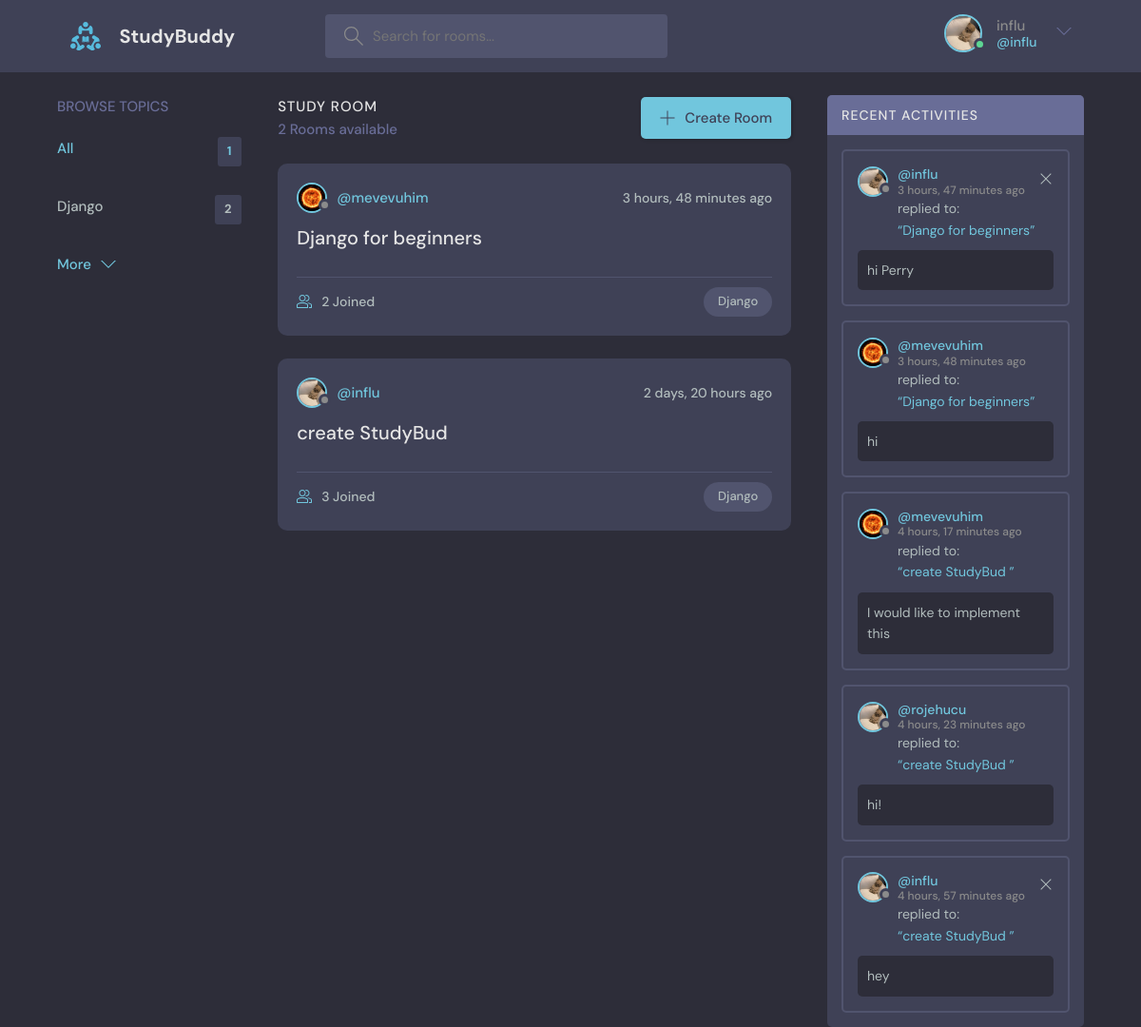
/ (signed in), run on the app's committed database.
### base/models.py (models this page shows)
class User(AbstractUser):
    name = models.CharField(max_length=200, null=True)
    email = models.EmailField(unique=True)
    bio = models.TextField(null=True)
    avatar = models.ImageField(null=True, default='avatar.svg')
    USERNAME_FIELD= 'email'
    REQUIRED_FIELDS = []

class Topic(models.Model):
    name = models.CharField(max_length=200)
    def __str__(self):
        return self.name

class Room(models.Model):
    host = models.ForeignKey(User, on_delete=models.SET_NULL, null=True)
    topic = models.ForeignKey(Topic, on_delete=models.SET_NULL, null=True)
    name = models.CharField(max_length=200)
    description = models.TextField(null=True, blank=True)
    participants = models.ManyToManyField(User, related_name='participants', blank=True)
    updated = models.DateTimeField(auto_now=True)
    created = models.DateTimeField(auto_now_add=True)
    class Meta:
        ordering = ['-updated', '-created']
    def __str__(self):
        return str(self.name)

class Message(models.Model):
    user = models.ForeignKey(User, on_delete=models.CASCADE)
    room = models.ForeignKey(Room, on_delete=models.CASCADE)
    body = models.TextField()
    update = models.DateTimeField(auto_now=True)
    created = models.DateTimeField(auto_now_add=True)
    class Meta:
        ordering = ['-created']
    def __str__(self):
        return self.body[0:50]

### base/views.py (the view)
# urls.py: path("", views.home, name="home"),
def home(request):
    q = request.GET.get('q') if request.GET.get('q') else ''
    rooms = Room.objects.filter(
        Q(topic__name__icontains=q) |
        Q(name__icontains=q) |
        Q(description__icontains=q)
    )
    topics = Topic.objects.all()[0:5]
    room_count = rooms.count()
    room_messages = Message.objects.filter(Q(room__topic__name__icontains=q))
    context = {'rooms': rooms, 'topics': topics,
               'room_count': room_count, 'room_messages': room_messages}
    return render(request, "base/home.html", context)

### base/templates/base/home.html (shortened to what this page needs)
{% extends 'main.html' %} {% block content %}
<main class="layout layout--3">
  <div class="container">
    {% include 'base/topics_component.html' %}
    <div class="roomList">
      <div class="roomList__header">
        <div>
          <h2>Study Room</h2>
          <p>{{room_count}} Rooms available</p>
        </div>
        <a class="btn btn--main" href="{% url 'create-room' %}">
          <svg
            version="1.1"
            xmlns="http://www.w3.org/2000/svg"
            width="32"
            height="32"
            viewBox="0 0 32 32"
          >
            <title>add</title>
            <path
              d="M16.943 0.943h-1.885v14.115h-14.115v1.885h14.115v14.115h1.885v-14.115h14.115v-1.885h-14.115v-14.115z"
            ></path>
          </svg>
          Create Room
        </a>
      </div>
      {% include 'base/feed_component.html' %}
    </div>
    {% include 'base/activity_component.html' %}
  </div>
</main>
{% endblock content %}

### templates/navbar.html (shortened to what this page needs)
{% load static %}
<header class="header header--loggedIn">
  <div class="container">
    <a href="{% url 'home' %}" class="header__logo">
      <img src="{% static 'images/logo.svg' %}" />
      <h1>StudyBuddy</h1>
    </a>
    <form class="header__search" method="GET" action="{% url 'home' %}">
      <label>
        <input name="q" placeholder="Search for rooms..." />
      </label>
    </form>
    <nav class="header__menu">
      {% if request.user.is_authenticated %}
      <div class="header__user">
        <a href="{% url 'user-profile' request.user.id %}">
          <div class="avatar avatar--medium active">
            <img src="{{request.user.avatar.url}}" />
          </div>
          <p>{{request.user.name}} <span>@{{request.user.username}}</span></p>
        </a>
        <button class="dropdown-button">
          <svg
            version="1.1"
            xmlns="http://www.w3.org/2000/svg"
            width="32"
            height="32"
            viewBox="0 0 32 32"
          >
            <title>chevron-down</title>
            <path d="M16 21l-13-13h-3l16 16 16-16h-3l-13 13z"></path>
          </svg>
        </button>
      </div>
      {% else %}
      <a href="{% url 'login' %}">
        <img src="static/images/avatar.svg" />
        <p>Login</p>
      </a>
      {% endif %}
    </nav>
  </div>
</header>

### base/templates/base/topics_component.html
<div class="topics">
  <div class="topics__header">
    <h2>Browse Topics</h2>
  </div>
  <ul class="topics__list">
    <li>
      <a href="{%url 'home'%}" class="active"
        >All <span>{{topics.count}}</span></a
      >
    </li>
    {% for topic in topics%}
    <li>
      <a href="{%url 'home'%}?q={{topic.name}}"
        >{{topic}} <span>{{topic.room_set.all.count}}</span></a
      >
    </li>
    {% endfor %}
  </ul>
  <a class="btn btn--link" href="{%url 'topics'%}">
    More
    <svg
      version="1.1"
      xmlns="http://www.w3.org/2000/svg"
      width="32"
      height="32"
      viewBox="0 0 32 32"
    >
      <title>chevron-down</title>
      <path d="M16 21l-13-13h-3l16 16 16-16h-3l-13 13z"></path>
    </svg>
  </a>
</div>

### base/templates/base/feed_component.html (shortened to what this page needs)
{% for room in rooms %}
<div class="roomListRoom">
  <div class="roomListRoom__header">
    <a href="{%url 'user-profile' room.host.id %}" class="roomListRoom__author">
      <div class="avatar avatar--small">
        <img src="{{ room.host.avatar.url }}" />
      </div>
      <span>@{{room.host.username}}</span>
    </a>
    <div class="roomListRoom__actions">
      <span>{{room.created | timesince }} ago</span>
    </div>
  </div>
  <div class="roomListRoom__content">
    <a href="{% url 'room' room.id %}">{{room.name}}</a>
  </div>
  <div class="roomListRoom__meta">
    <a href="{% url 'room' room.id %}" class="roomListRoom__joined">
      {{room.participants.all.count}} Joined
    </a>
    <p class="roomListRoom__topic">{{room.topic.name}}</p>
  </div>
</div>
{% endfor %}

### base/templates/base/activity_component.html
<div class="activities">
  <div class="activities__header">
    <h2>Recent Activities</h2>
  </div>
  {% for room_message in room_messages %}
  <div class="activities__box">
    <div class="activities__boxHeader roomListRoom__header">
      <a
        href="{% url 'user-profile' room_message.user.id %}"
        class="roomListRoom__author"
      >
        <div class="avatar avatar--small">
          <img src="{{room_message.user.avatar.url}}" />
        </div>
        <p>
          @{{room_message.user.username}}
          <span>{{room_message.created | timesince}} ago</span>
        </p>
      </a>
      {% if request.user == room_message.user %}
      <div class="roomListRoom__actions">
        <a href="{% url 'delete-message' room_message.id %}">
          <svg
            version="1.1"
            xmlns="http://www.w3.org/2000/svg"
            width="32"
            height="32"
            viewBox="0 0 32 32"
          >
            <title>remove</title>
            <path
              d="M27.314 6.019l-1.333-1.333-9.98 9.981-9.981-9.981-1.333 1.333 9.981 9.981-9.981 9.98 1.333 1.333 9.981-9.98 9.98 9.98 1.333-1.333-9.98-9.98 9.98-9.981z"
            ></path>
          </svg>
        </a>
      </div>
      {% endif %}
    </div>
    <div class="activities__boxContent">
      <p>
        replied to:
        <a href="{% url 'room' room_message.room.id %}"
          >“{{room_message.room}}”</a
        >
      </p>
      <div class="activities__boxRoomContent">{{room_message}}</div>
    </div>
  </div>
  {% endfor %}
</div>

### data on the page
User: user.avatar (picture), user.name "influ", user.username "influ"
Topic: name "Django", room_set.all.count "2"
Room: host.avatar (picture), host.username "mevevuhim", created "3 hours, 48 minutes", name "Django for beginners", participants.all.count "2", topic.name "Django"
Room: host.avatar (picture), host.username "influ", created "2 days, 20 hours", name "create StudyBud", participants.all.count "3", topic.name "Django"
Message: user.avatar (picture), user.username "influ", created "3 hours, 47 minutes", room "Django for beginners", body "hi Perry"
Message: user.avatar (picture), user.username "mevevuhim", created "3 hours, 48 minutes", room "Django for beginners", body "hi"
Message: user.avatar (picture), user.username "mevevuhim", created "4 hours, 17 minutes", room "create StudyBud", body "I would like to implement this"
Message: user.avatar (picture), user.username "rojehucu", created "4 hours, 23 minutes", room "create StudyBud", body "hi!"
Message: user.avatar (picture), user.username "influ", created "4 hours, 57 minutes", room "create StudyBud", body "hey"

### other printed values
{{ topics.count }} "1"
{{ room_count }} "2"
